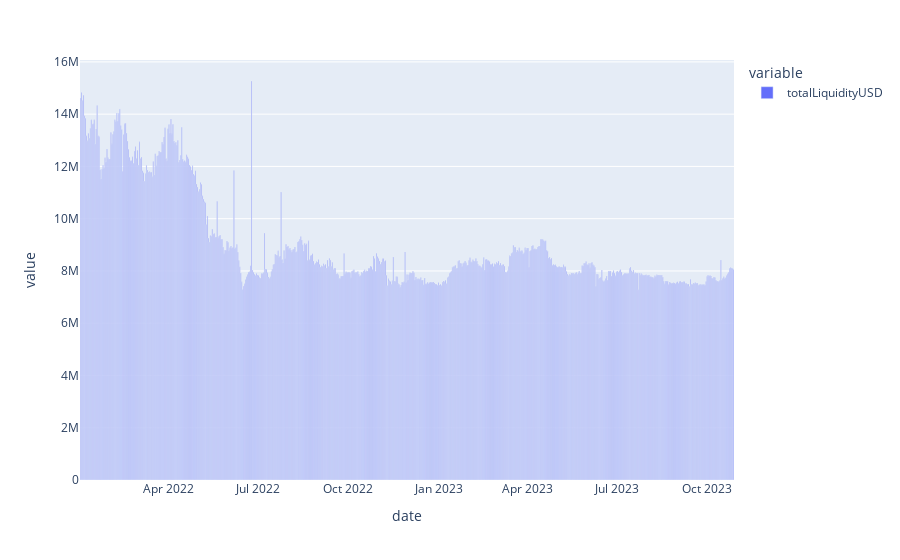

Notebook source saved alongside this figure:
### Code cell
px.bar(TVL_v1[TVL_v1.index > '2023-01-01'])

### Figure 1 — Plotly figure (JSON) as saved in the notebook; plotly's stock layout.template omitted (floating-point values rounded to 4 significant figures; data arrays with more than 128 entries replaced by an {"elided": "..."} marker saying what was removed)
{"data": [{"alignmentgroup": "True", "hovertemplate": "variable=totalLiquidityUSD<br>date=%{x}<br>value=%{y}<extra></extra>", "legendgroup": "totalLiquidityUSD", "marker": {"color": "#636efa", "pattern": {"shape": ""}}, "name": "totalLiquidityUSD", "offsetgroup": "totalLiquidityUSD", "orientation": "v", "showlegend": true, "textposition": "auto", "type": "bar", "x": {"elided": "665 str values"}, "xaxis": "x", "y": {"elided": "665 float values"}, "yaxis": "y"}], "layout": {"autosize": true, "barmode": "relative", "legend": {"title": {"text": "variable"}, "tracegroupgap": 0}, "margin": {"t": 60}, "xaxis": {"anchor": "y", "autorange": true, "domain": [0, 1], "range": ["2022-01-01 13:11:24.5", "2023-10-28 08:25:46.5"], "title": {"text": "date"}, "type": "date"}, "yaxis": {"anchor": "x", "autorange": true, "domain": [0, 1], "range": [0, 16070000.0], "title": {"text": "value"}, "type": "linear"}}}
